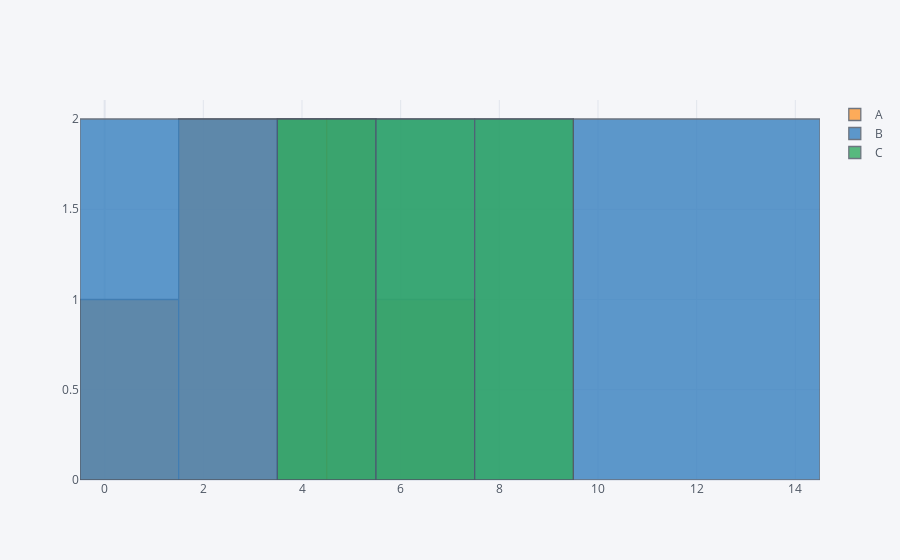

The notebook cell this image was saved under:
### Code cell
data.iplot(kind = "hist")

### Figure 1 — Plotly figure (JSON) as saved in the notebook; plotly's stock layout.template omitted (floating-point values rounded to 4 significant figures)
{"data": [{"histfunc": "count", "histnorm": "", "marker": {"color": "rgba(255, 153, 51, 1.0)", "line": {"color": "#4D5663", "width": 1.3}}, "name": "A", "opacity": 0.8, "orientation": "v", "type": "histogram", "x": [1, 2, 3, 4, 5, 6]}, {"histfunc": "count", "histnorm": "", "marker": {"color": "rgba(55, 128, 191, 1.0)", "line": {"color": "#4D5663", "width": 1.3}}, "name": "B", "opacity": 0.8, "orientation": "v", "type": "histogram", "x": [2, 4, 6, 8, 10, 12]}, {"histfunc": "count", "histnorm": "", "marker": {"color": "rgba(50, 171, 96, 1.0)", "line": {"color": "#4D5663", "width": 1.3}}, "name": "C", "opacity": 0.8, "orientation": "v", "type": "histogram", "x": [9, 8, 7, 6, 5, 4]}], "layout": {"barmode": "overlay", "legend": {"bgcolor": "#F5F6F9", "font": {"color": "#4D5663"}}, "paper_bgcolor": "#F5F6F9", "plot_bgcolor": "#F5F6F9", "title": {"font": {"color": "#4D5663"}}, "xaxis": {"gridcolor": "#E1E5ED", "showgrid": true, "tickfont": {"color": "#4D5663"}, "title": {"font": {"color": "#4D5663"}, "text": ""}, "zerolinecolor": "#E1E5ED"}, "yaxis": {"gridcolor": "#E1E5ED", "showgrid": true, "tickfont": {"color": "#4D5663"}, "title": {"font": {"color": "#4D5663"}, "text": ""}, "zerolinecolor": "#E1E5ED"}}}
